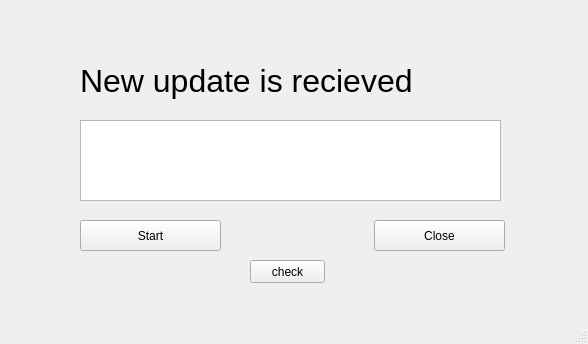
<?xml version="1.0" encoding="UTF-8"?>
<ui version="4.0">
 <class>MainWindow</class>
 <widget class="QMainWindow" name="MainWindow">
  <property name="geometry">
   <rect>
    <x>0</x>
    <y>0</y>
    <width>588</width>
    <height>344</height>
   </rect>
  </property>
  <property name="windowTitle">
   <string>MainWindow</string>
  </property>
  <widget class="QWidget" name="centralwidget">
   <widget class="QStackedWidget" name="stackedWidget">
    <property name="geometry">
     <rect>
      <x>-20</x>
      <y>10</y>
      <width>601</width>
      <height>561</height>
     </rect>
    </property>
    <property name="currentIndex">
     <number>0</number>
    </property>
    <widget class="QWidget" name="widget">
     <widget class="QPushButton" name="pushButton_1">
      <property name="geometry">
       <rect>
        <x>100</x>
        <y>210</y>
        <width>141</width>
        <height>31</height>
       </rect>
      </property>
      <property name="text">
       <string>Start</string>
      </property>
     </widget>
     <widget class="QPushButton" name="pushButton">
      <property name="geometry">
       <rect>
        <x>394</x>
        <y>210</y>
        <width>131</width>
        <height>31</height>
       </rect>
      </property>
      <property name="text">
       <string>Close</string>
      </property>
     </widget>
     <widget class="QTextEdit" name="Display_1">
      <property name="geometry">
       <rect>
        <x>100</x>
        <y>110</y>
        <width>421</width>
        <height>81</height>
       </rect>
      </property>
     </widget>
     <widget class="QLabel" name="label">
      <property name="geometry">
       <rect>
        <x>100</x>
        <y>50</y>
        <width>421</width>
        <height>41</height>
       </rect>
      </property>
      <property name="font">
       <font>
        <pointsize>24</pointsize>
       </font>
      </property>
      <property name="text">
       <string>New update is recieved</string>
      </property>
     </widget>
     <widget class="QPushButton" name="pushButton_11">
      <property name="geometry">
       <rect>
        <x>270</x>
        <y>250</y>
        <width>75</width>
        <height>23</height>
       </rect>
      </property>
      <property name="text">
       <string>check</string>
      </property>
     </widget>
    </widget>
    <widget class="QWidget" name="page_5">
     <widget class="QTextBrowser" name="textBrowser">
      <property name="geometry">
       <rect>
        <x>120</x>
        <y>20</y>
        <width>411</width>
        <height>151</height>
       </rect>
      </property>
      <property name="html">
       <string>&lt;!DOCTYPE HTML PUBLIC &quot;-//W3C//DTD HTML 4.0//EN&quot; &quot;http://www.w3.org/TR/REC-html40/strict.dtd&quot;&gt;
&lt;html&gt;&lt;head&gt;&lt;meta name=&quot;qrichtext&quot; content=&quot;1&quot; /&gt;&lt;style type=&quot;text/css&quot;&gt;
p, li { white-space: pre-wrap; }
&lt;/style&gt;&lt;/head&gt;&lt;body style=&quot; font-family:'MS Shell Dlg 2'; font-size:8.25pt; font-weight:400; font-style:normal;&quot;&gt;
&lt;p style=&quot; margin-top:0px; margin-bottom:0px; margin-left:0px; margin-right:0px; -qt-block-indent:0; text-indent:0px;&quot;&gt;&lt;span style=&quot; font-size:16pt;&quot;&gt;Driver Approval needed to Transfer packages&lt;/span&gt;&lt;/p&gt;&lt;/body&gt;&lt;/html&gt;</string>
      </property>
     </widget>
     <widget class="QPushButton" name="pushButton_10">
      <property name="geometry">
       <rect>
        <x>120</x>
        <y>210</y>
        <width>111</width>
        <height>31</height>
       </rect>
      </property>
      <property name="text">
       <string>Start</string>
      </property>
     </widget>
     <widget class="QPushButton" name="pushButton_2">
      <property name="geometry">
       <rect>
        <x>434</x>
        <y>210</y>
        <width>101</width>
        <height>31</height>
       </rect>
      </property>
      <property name="text">
       <string>Close</string>
      </property>
     </widget>
    </widget>
    <widget class="QWidget" name="page_4">
     <widget class="QTextBrowser" name="textBrowser_2">
      <property name="geometry">
       <rect>
        <x>110</x>
        <y>30</y>
        <width>381</width>
        <height>141</height>
       </rect>
      </property>
      <property name="html">
       <string>&lt;!DOCTYPE HTML PUBLIC &quot;-//W3C//DTD HTML 4.0//EN&quot; &quot;http://www.w3.org/TR/REC-html40/strict.dtd&quot;&gt;
&lt;html&gt;&lt;head&gt;&lt;meta name=&quot;qrichtext&quot; content=&quot;1&quot; /&gt;&lt;style type=&quot;text/css&quot;&gt;
p, li { white-space: pre-wrap; }
&lt;/style&gt;&lt;/head&gt;&lt;body style=&quot; font-family:'MS Shell Dlg 2'; font-size:8.25pt; font-weight:400; font-style:normal;&quot;&gt;
&lt;p style=&quot; margin-top:0px; margin-bottom:0px; margin-left:0px; margin-right:0px; -qt-block-indent:0; text-indent:0px;&quot;&gt;&lt;span style=&quot; font-size:24pt;&quot;&gt;Transfering..&lt;/span&gt;&lt;/p&gt;&lt;/body&gt;&lt;/html&gt;</string>
      </property>
     </widget>
     <widget class="QProgressBar" name="progressBar_1">
      <property name="geometry">
       <rect>
        <x>110</x>
        <y>200</y>
        <width>381</width>
        <height>23</height>
       </rect>
      </property>
      <property name="value">
       <number>0</number>
      </property>
     </widget>
     <widget class="QPushButton" name="pushButton_7">
      <property name="geometry">
       <rect>
        <x>110</x>
        <y>240</y>
        <width>75</width>
        <height>23</height>
       </rect>
      </property>
      <property name="text">
       <string>Next</string>
      </property>
     </widget>
     <widget class="QPushButton" name="pushButton_6">
      <property name="geometry">
       <rect>
        <x>420</x>
        <y>240</y>
        <width>75</width>
        <height>23</height>
       </rect>
      </property>
      <property name="text">
       <string>Close</string>
      </property>
     </widget>
    </widget>
    <widget class="QWidget" name="page_2">
     <widget class="QTextBrowser" name="textBrowser_3">
      <property name="geometry">
       <rect>
        <x>120</x>
        <y>40</y>
        <width>411</width>
        <height>141</height>
       </rect>
      </property>
      <property name="html">
       <string>&lt;!DOCTYPE HTML PUBLIC &quot;-//W3C//DTD HTML 4.0//EN&quot; &quot;http://www.w3.org/TR/REC-html40/strict.dtd&quot;&gt;
&lt;html&gt;&lt;head&gt;&lt;meta name=&quot;qrichtext&quot; content=&quot;1&quot; /&gt;&lt;style type=&quot;text/css&quot;&gt;
p, li { white-space: pre-wrap; }
&lt;/style&gt;&lt;/head&gt;&lt;body style=&quot; font-family:'MS Shell Dlg 2'; font-size:8.25pt; font-weight:400; font-style:normal;&quot;&gt;
&lt;p style=&quot; margin-top:0px; margin-bottom:0px; margin-left:0px; margin-right:0px; -qt-block-indent:0; text-indent:0px;&quot;&gt;&lt;span style=&quot; font-size:16pt;&quot;&gt;The packages is Transfered successfuly&lt;/span&gt;&lt;/p&gt;
&lt;p style=&quot; margin-top:0px; margin-bottom:0px; margin-left:0px; margin-right:0px; -qt-block-indent:0; text-indent:0px;&quot;&gt;&lt;span style=&quot; font-size:16pt;&quot;&gt;Driver approval required for processing&lt;/span&gt;&lt;/p&gt;&lt;/body&gt;&lt;/html&gt;</string>
      </property>
     </widget>
     <widget class="QPushButton" name="pushButton_3">
      <property name="geometry">
       <rect>
        <x>120</x>
        <y>220</y>
        <width>111</width>
        <height>31</height>
       </rect>
      </property>
      <property name="text">
       <string>Start</string>
      </property>
     </widget>
     <widget class="QPushButton" name="pushButton_4">
      <property name="geometry">
       <rect>
        <x>434</x>
        <y>220</y>
        <width>101</width>
        <height>31</height>
       </rect>
      </property>
      <property name="text">
       <string>Close</string>
      </property>
     </widget>
    </widget>
    <widget class="QWidget" name="page_3">
     <widget class="QTextBrowser" name="textBrowser_4">
      <property name="geometry">
       <rect>
        <x>130</x>
        <y>30</y>
        <width>391</width>
        <height>131</height>
       </rect>
      </property>
      <property name="html">
       <string>&lt;!DOCTYPE HTML PUBLIC &quot;-//W3C//DTD HTML 4.0//EN&quot; &quot;http://www.w3.org/TR/REC-html40/strict.dtd&quot;&gt;
&lt;html&gt;&lt;head&gt;&lt;meta name=&quot;qrichtext&quot; content=&quot;1&quot; /&gt;&lt;style type=&quot;text/css&quot;&gt;
p, li { white-space: pre-wrap; }
&lt;/style&gt;&lt;/head&gt;&lt;body style=&quot; font-family:'MS Shell Dlg 2'; font-size:8.25pt; font-weight:400; font-style:normal;&quot;&gt;
&lt;p style=&quot; margin-top:0px; margin-bottom:0px; margin-left:0px; margin-right:0px; -qt-block-indent:0; text-indent:0px;&quot;&gt;&lt;span style=&quot; font-size:24pt;&quot;&gt;Processing&lt;/span&gt;&lt;/p&gt;
&lt;p style=&quot; margin-top:0px; margin-bottom:0px; margin-left:0px; margin-right:0px; -qt-block-indent:0; text-indent:0px;&quot;&gt;&lt;span style=&quot; font-size:24pt;&quot;&gt;Activating&lt;/span&gt;&lt;/p&gt;&lt;/body&gt;&lt;/html&gt;</string>
      </property>
     </widget>
     <widget class="QProgressBar" name="progressBar_2">
      <property name="geometry">
       <rect>
        <x>130</x>
        <y>200</y>
        <width>401</width>
        <height>23</height>
       </rect>
      </property>
      <property name="value">
       <number>0</number>
      </property>
     </widget>
     <widget class="QPushButton" name="pushButton_9">
      <property name="geometry">
       <rect>
        <x>130</x>
        <y>240</y>
        <width>75</width>
        <height>23</height>
       </rect>
      </property>
      <property name="text">
       <string>Next</string>
      </property>
     </widget>
     <widget class="QPushButton" name="pushButton_8">
      <property name="geometry">
       <rect>
        <x>450</x>
        <y>240</y>
        <width>75</width>
        <height>23</height>
       </rect>
      </property>
      <property name="text">
       <string>close</string>
      </property>
     </widget>
    </widget>
    <widget class="QWidget" name="page">
     <widget class="QTextBrowser" name="textBrowser_5">
      <property name="geometry">
       <rect>
        <x>100</x>
        <y>30</y>
        <width>411</width>
        <height>131</height>
       </rect>
      </property>
      <property name="html">
       <string>&lt;!DOCTYPE HTML PUBLIC &quot;-//W3C//DTD HTML 4.0//EN&quot; &quot;http://www.w3.org/TR/REC-html40/strict.dtd&quot;&gt;
&lt;html&gt;&lt;head&gt;&lt;meta name=&quot;qrichtext&quot; content=&quot;1&quot; /&gt;&lt;style type=&quot;text/css&quot;&gt;
p, li { white-space: pre-wrap; }
&lt;/style&gt;&lt;/head&gt;&lt;body style=&quot; font-family:'MS Shell Dlg 2'; font-size:8.25pt; font-weight:400; font-style:normal;&quot;&gt;
&lt;p style=&quot; margin-top:0px; margin-bottom:0px; margin-left:0px; margin-right:0px; -qt-block-indent:0; text-indent:0px;&quot;&gt;&lt;span style=&quot; font-size:18pt; font-weight:600;&quot;&gt;Update is finished successfuly&lt;/span&gt;&lt;/p&gt;&lt;/body&gt;&lt;/html&gt;</string>
      </property>
     </widget>
     <widget class="QPushButton" name="pushButton_5">
      <property name="geometry">
       <rect>
        <x>260</x>
        <y>190</y>
        <width>121</width>
        <height>41</height>
       </rect>
      </property>
      <property name="text">
       <string>Close</string>
      </property>
     </widget>
    </widget>
   </widget>
  </widget>
  <widget class="QMenuBar" name="menubar">
   <property name="geometry">
    <rect>
     <x>0</x>
     <y>0</y>
     <width>588</width>
     <height>21</height>
    </rect>
   </property>
  </widget>
  <widget class="QStatusBar" name="statusbar"/>
 </widget>
 <resources/>
 <connections/>
</ui>
